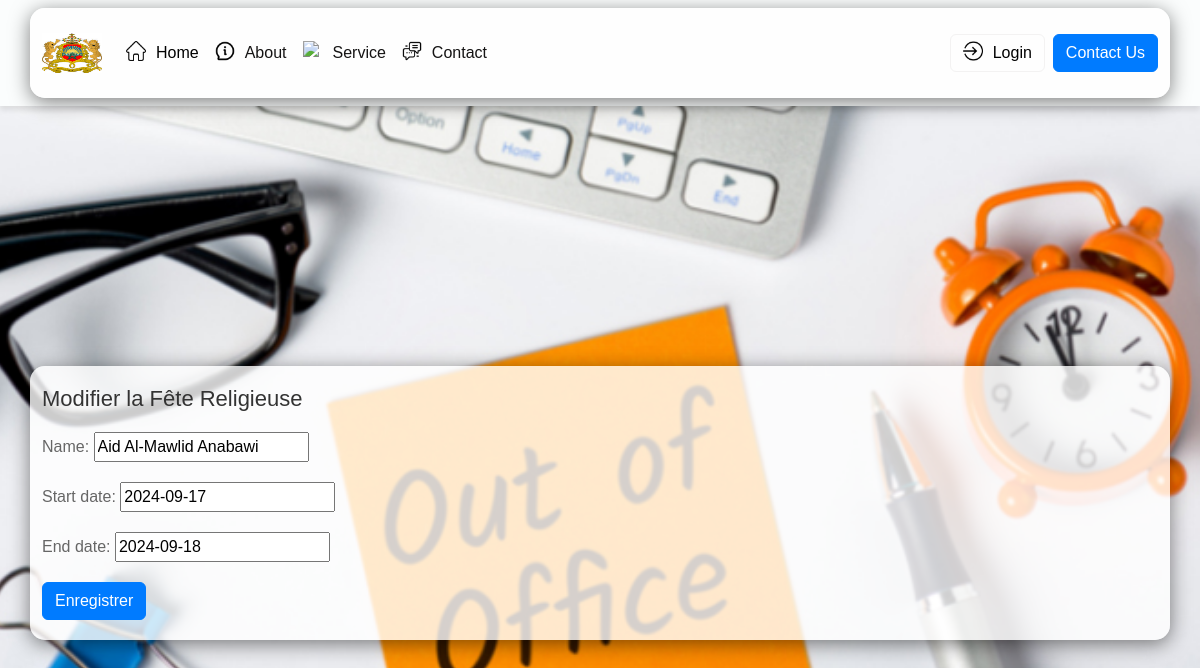
The app's page /conge/edit-religious-holiday/4/ with its own data.
### conge/models.py (models this page shows, shortened)
class ReligiousHoliday(models.Model):
    name = models.CharField(max_length=100)
    start_date = models.DateField()
    end_date = models.DateField()

### conge/views.py (the view)
# urls.py: path('edit-religious-holiday/<int:pk>/', views.edit_religious_holiday, name='edit_religious_holiday'),
def edit_religious_holiday(request, pk):
    holiday = get_object_or_404(ReligiousHoliday, pk=pk)
    if request.method == 'POST':
        form = ReligiousHolidayForm(request.POST, instance=holiday)
        if form.is_valid():
            form.save()
            return redirect('manage_religious_holidays')
    else:
        form = ReligiousHolidayForm(instance=holiday)
    return render(request, 'conge/edit_religious_holiday.html', {'form': form})

### conge/forms.py
class ReligiousHolidayForm(forms.ModelForm):
    class Meta:
        model = ReligiousHoliday
        fields = ['name', 'start_date', 'end_date']

### templates/conge/edit_religious_holiday.html (shortened to what this page needs)
{% extends 'main.html' %}
{% block content %}
<div class="container mt-5">
    <h1>Modifier la Fête Religieuse</h1>
    <form method="POST">
        {{ form.as_p }}
        <button type="submit" class="btn btn-primary">Enregistrer</button>
    </form>
</div>
{% endblock %}

### static/css/styles.css (style rules this page uses)
body { font-family: 'Helvetica Neue', Arial, sans-serif; background: url("http://127.0.0.1:8000/static/images/photo12.png") no-repeat center center fixed; background-size: cover; color: #343a40; margin: 0; padding: 0; height: 20vh; }
.container { background-color: rgba(255, 255, 255, 0.8); padding: 20px; border-radius: 15px; box-shadow: 0 4px 20px rgba(0, 0, 0, 0.5); }

### templates/base/Navbar.html (style rules this page uses)
body { display: flex; flex-direction: column; min-height: 80vh; font-family: Arial, sans-serif; margin: 0; padding: 0; background-color: #f5f5f5; }
.btn-primary { background-color: #007bff; border-color: #007bff; }
h1 { color: #333; margin-bottom: 20px; font-size: 22px; }
p { color: #666; margin-bottom: 20px; font-size: 16px; }

### records on screen
ReligiousHoliday: name "Aid Al-Mawlid Anabawi", start_date "2024-09-17", end_date "2024-09-18"
